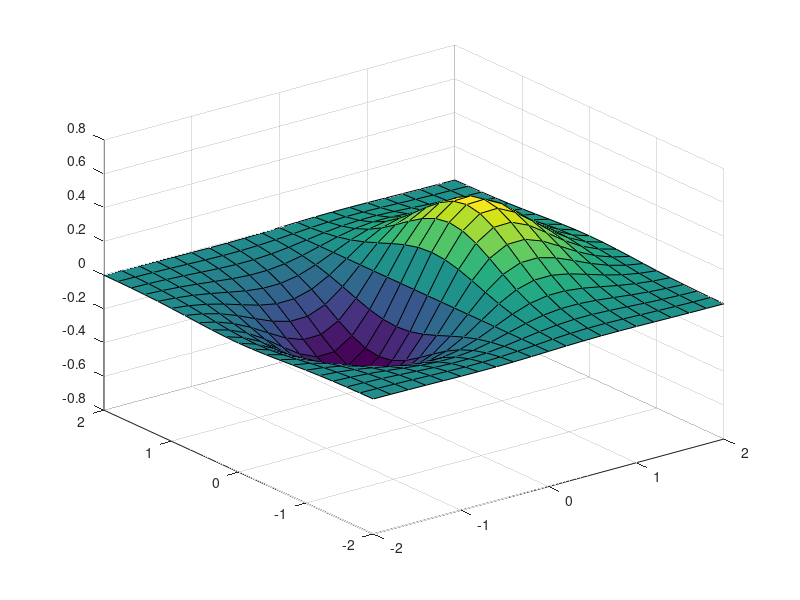

MATLAB code for this plot:
% Creating meshes of two dimensional coordinates
[x,y] = meshgrid(1:2,1:3)


% Use meshgrid to create a 3-D surface plot of a function:

[X,Y] = meshgrid(-2:.2:2, -2:.2:2);                                
Z = X .* exp(-X.^2 - Y.^2);                                        
surf(X,Y,Z)
